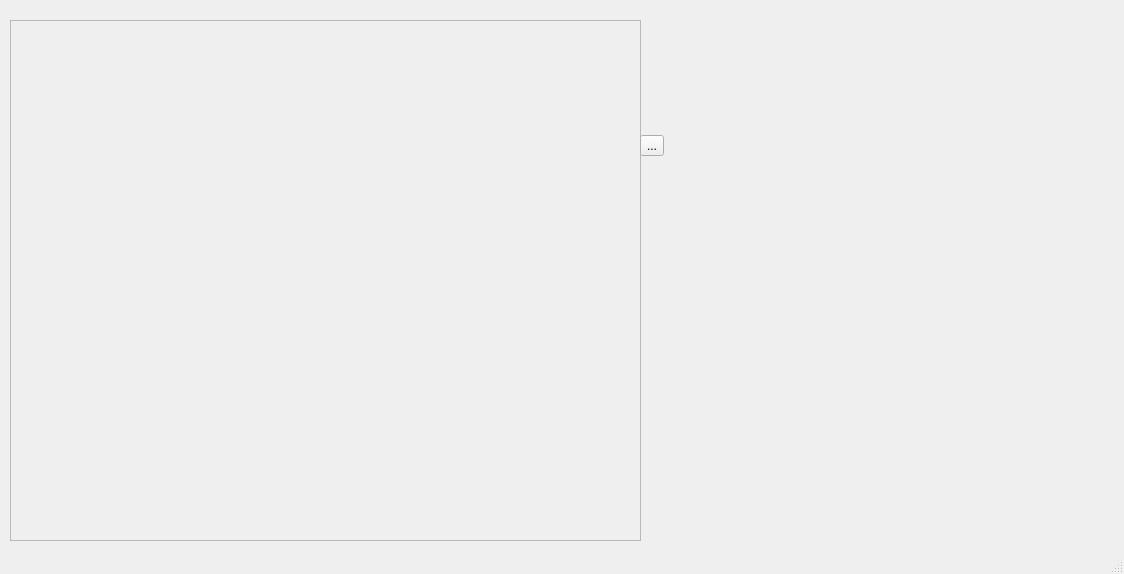
<?xml version="1.0" encoding="UTF-8"?>
<ui version="4.0">
 <class>MainWindow</class>
 <widget class="QMainWindow" name="MainWindow">
  <property name="geometry">
   <rect>
    <x>0</x>
    <y>0</y>
    <width>1124</width>
    <height>574</height>
   </rect>
  </property>
  <property name="windowTitle">
   <string>MainWindow</string>
  </property>
  <widget class="QWidget" name="centralwidget">
   <widget class="QFrame" name="frame">
    <property name="geometry">
     <rect>
      <x>10</x>
      <y>20</y>
      <width>631</width>
      <height>521</height>
     </rect>
    </property>
    <property name="frameShape">
     <enum>QFrame::StyledPanel</enum>
    </property>
    <property name="frameShadow">
     <enum>QFrame::Raised</enum>
    </property>
   </widget>
   <widget class="QWidget" name="verticalLayoutWidget">
    <property name="geometry">
     <rect>
      <x>640</x>
      <y>20</y>
      <width>161</width>
      <height>251</height>
     </rect>
    </property>
    <layout class="QVBoxLayout" name="verticalLayout">
     <item>
      <widget class="QToolButton" name="toolButton">
       <property name="text">
        <string>...</string>
       </property>
       <property name="items_color" stdset="0">
        <color>
         <red>0</red>
         <green>0</green>
         <blue>0</blue>
        </color>
       </property>
      </widget>
     </item>
    </layout>
   </widget>
  </widget>
  <widget class="QMenuBar" name="menubar">
   <property name="geometry">
    <rect>
     <x>0</x>
     <y>0</y>
     <width>1124</width>
     <height>19</height>
    </rect>
   </property>
  </widget>
  <widget class="QStatusBar" name="statusbar"/>
 </widget>
 <resources/>
 <connections/>
</ui>
